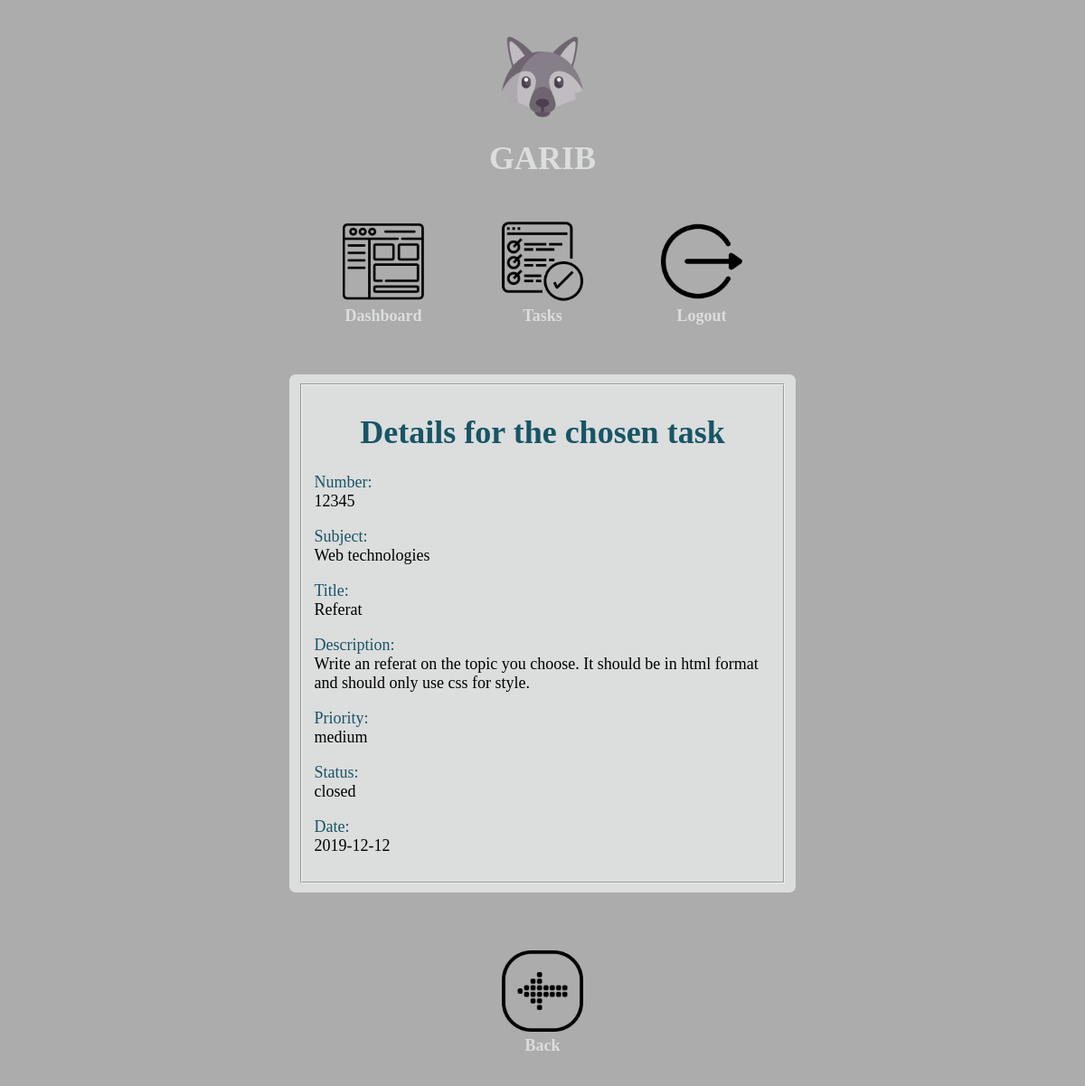
The page /viewTaskUser.php?taskId=1 (signed in) on the database its author committed.
### tables this page shows
CREATE TABLE `tasks` (
  `id` int(100) NOT NULL AUTO_INCREMENT,
  `number` int(50) NOT NULL,
  `subject` varchar(100) NOT NULL,
  `title` varchar(100) NOT NULL,
  `description` varchar(1000) NOT NULL,
  `priority` varchar(20) NOT NULL,
  `status` varchar(20) NOT NULL,
  `date` date NOT NULL,
  PRIMARY KEY (`id`)
);

### viewTaskUser.php (the view, shortened to what this page needs)
<?php
    require_once "connect.php";
    $connection = new mysqli($host, $db_user, $db_password, $db_name);
    $taskId = $_GET['taskId'];
?>
<!doctype html>
<html>
    <head>
        <link rel = "stylesheet" href = "tasks.css">
    </head>
    <body>
        <header id = "header">
            <div>
                <img class = "icon" id = "wolf" src = "Pictures/wolf.png">
                <h1 id = "garib"> GARIB </h1>
            </div>
        </header>
        <main>
            <table id = "iconsTable">
                <tr>
                    <th class = "iconHoover">
                        <div>
                            <a href="dashboardUser.php">
                                <img class = "iconButtons" id = "dashboardButton" src = "Pictures/dashboard.png">
                            </a>
                            <br/>
                            <label> Dashboard </label>
                        </div>
                    </th>
                    <th class = "iconHoover">
                        <div>
                            <a href="tasksUser.php">
                                <img class = "iconButtons" id = "tasksButton" src = "Pictures/task.png">
                            </a>
                            <br/>
                            <label> Tasks </label>
                        </div>
                    </th>
                    <th class = "iconHoover">
                        <div>
                            <a href="logout.php">
                                <img class = "iconButtons" id = "logoutButton" src = "Pictures/logout.png">
                            </a>
                            <br/>
                            <label> Logout </label>
                        </div>
                    </th>
                </tr>
            </table>
            <form class = "taskViewForm" method = "POST",  action = "closeTaskUser.php" enctype="multipart/form-data">
                <fieldset>
                    <h1> Details for the chosen task </h1>
                    <?php
                        $taskSQL = "SELECT * FROM tasks WHERE id = '$taskId'";
                        $resultTask = $connection->query($taskSQL);
                        $rowTask = $resultTask->fetch_assoc();
                        echo
                        "
                        <p class = 'lableFields'>
                            <label for = 'Number'> Number: </label>
                            <text class = 'textView' name = 'number' placeholder = 'Number'> </br>".$rowTask['number']."</text>
                        </p>
                        <p class = 'lableFields'>
                            <label for = 'subject'> Subject: </label>
                            <text class = 'textView' name = 'subject' placeholder = 'Subject'> </br>".$rowTask['subject']."</text>
                        </p>
                        <p class = 'lableFields'>
                            <label for = 'title'> Title: </label>
                            <text class = 'textView' name = 'title' placeholder = 'Title'> </br>".$rowTask['title']."</text>
                        </p>
                        <p class = 'lableFields'>
                            <label for = 'description'> Description: </label>
                            <text class = 'textView' name = 'description' placeholder = 'Description'> </br>".$rowTask['description']."</text>
                        </p>
                        <p class = 'lableFields'>
                            <label for = 'priority'> Priority: </label>
                            <text class = 'textView' name = 'priority' placeholder = 'Priority'> </br>".$rowTask['priority']."</text>
                        </p>
                        <p class = 'lableFields'>
                            <label for = 'status'> Status: </label>
                            <text class = 'textView' name = 'status' placeholder = 'Status'> </br>".$rowTask['status']."</text>
                        </p>
                        <p class = 'lableFields'>
                            <label for = 'date'> Date: </label>
                            <text class = 'textView' type = 'date' name = 'date' placeholder = 'Date'> </br>".$rowTask['date']."</text>
                        </p>
                        ";
                    ?>
                </fieldset>
            </form>
            <table id = "iconsTable">
                <tr>
                    <th class = "iconHoover">
                        <div>
                            <a href="tasksUser.php">
                                <img class = "iconButtons" id = "dashboardButton" src = "Pictures/back.png">
                            </a>
                            <br/>
                            <label> Back </label>
                        </div>
                    </th>
                </tr>
            </table>
        </main>
    </body>
</html>

### tasks.css (style rules this page uses)
* { box-sizing: border-box; }
body { background-color: rgb(172, 172, 172); font-family: Georgia, 'Times New Roman', Times, serif; margin: 20px 40px 20px 40px; font-size: 18px; color: rgb(220, 221, 221); text-align: center; }
h1 { text-align: center; color: #175566; }
.textView { color: black; }
form { max-width: 95%; margin: 40px auto; padding: 10px 10px; background: rgb(220, 221, 221); border-radius: 7px; }
.taskViewForm { max-width: 50%; }
#garib { color: rgb(220, 221, 221); }
#iconsTable { margin-left: auto; margin-right: auto; }
.iconHoover { padding-left: 40px; padding-right: 40px; padding-bottom: 10px; padding-top: 20px; color: rgb(220, 221, 221); }
.lableFields { color: #175566; text-align: left; }
img { width: 90px; height: 90px; align-self: center; }
.icon { display: block; margin-left: auto; margin-right: auto; margin-top: 40px; }
tr { border: 2px solid rgb(172, 172, 172); border-collapse: collapse; text-align: center; height: 40px; }
th { border: 2px solid rgb(172, 172, 172); border-collapse: collapse; text-align: center; height: 40px; }

### rows shown on the page
tasks: number "12345", subject "Web technologies", title "Referat", description "Write an referat on the topic you choose. It should be in html format and should only use css for style.", priority "medium", status "closed", date "2019-12-12"
